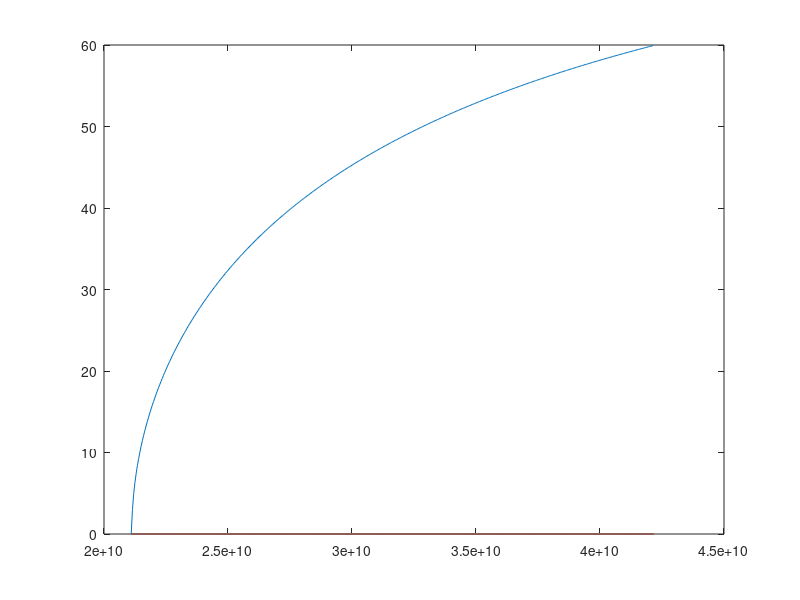

Reproduce this figure in MATLAB.

clear; close all;
%calculating the cutoff frequency
fc = 1*3e8/2/7.11e-3;

freq =fc:0.05e9:2*fc;
cos_incident = zeros(length(freq));
incident = zeros(length(freq));

for k=1: length(freq)
    cos_incident(k) = (pi/7.11e-3)/(2*pi*freq(k)*3.33e-9);
    incident(k) = acosd(cos_incident(k));
end
title('Plot of question 2.b')
plot(freq,incident)

